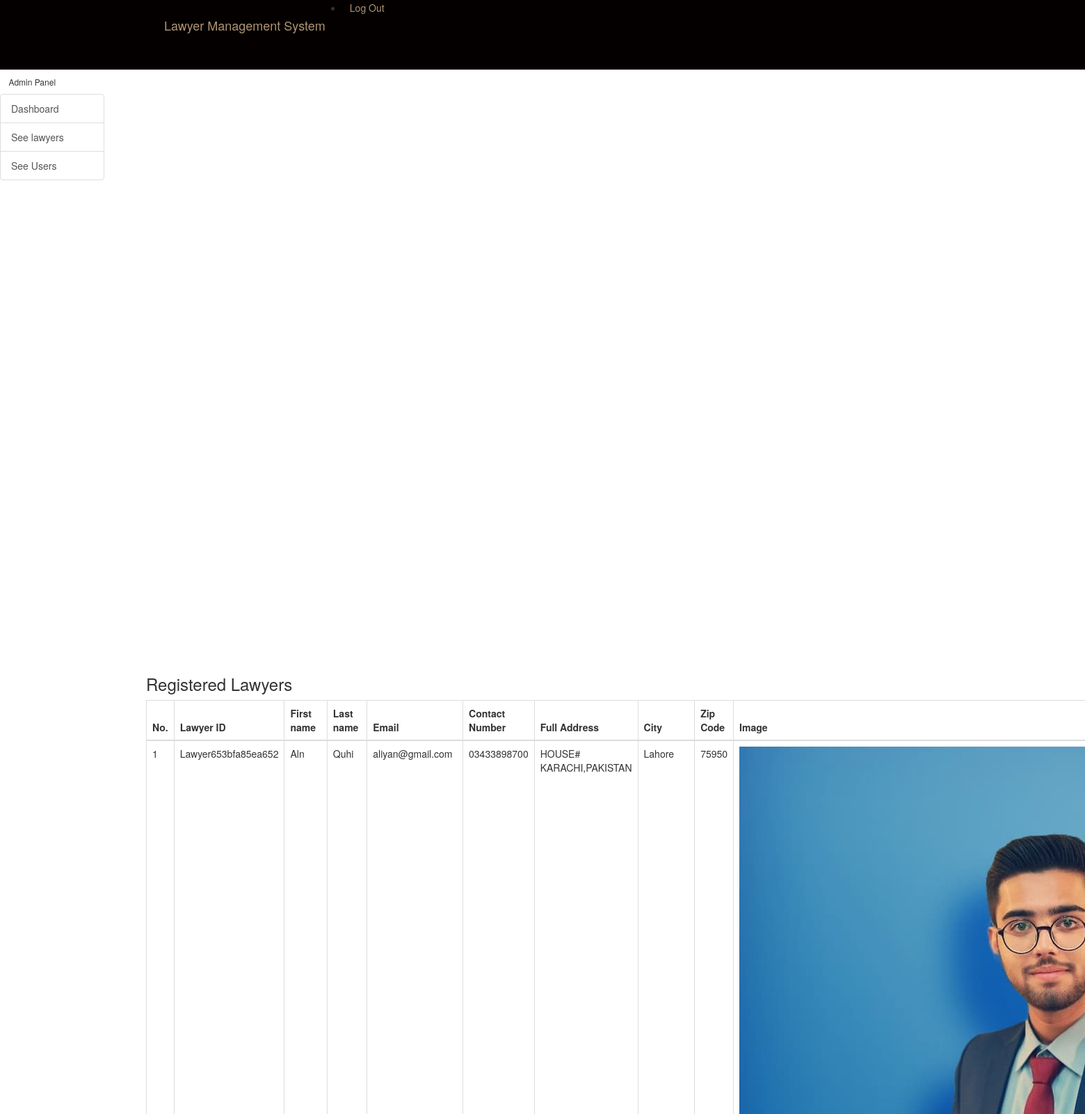
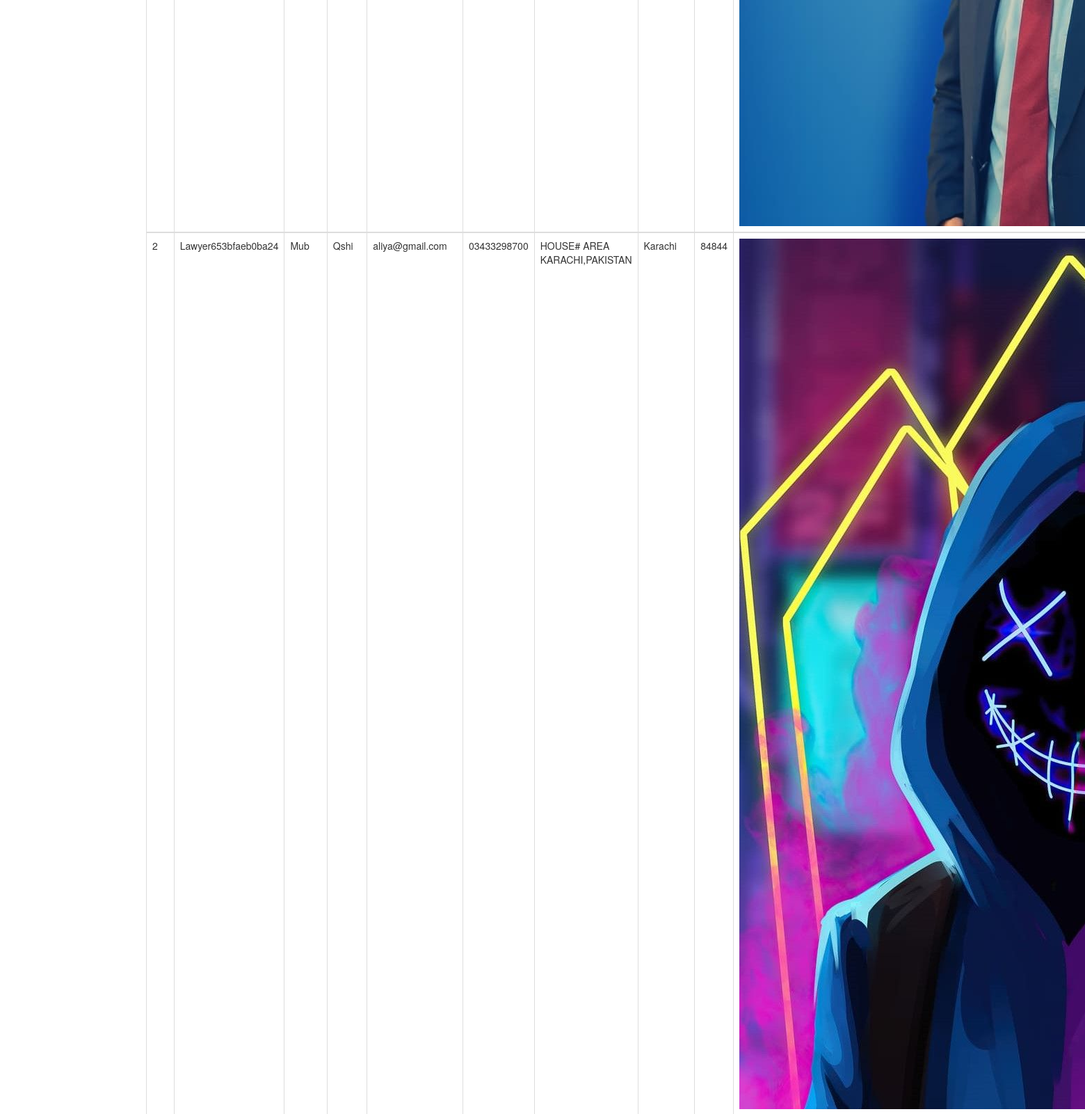
Page /admin_lawyer.php (signed in, upper part) on the committed database (2 pictures, top to bottom).
### tables this page shows
CREATE TABLE `lawyer` (
  `ID` int(11) NOT NULL,
  `lawyer_id` varchar(20) NOT NULL,
  `contact_Number` varchar(15) NOT NULL,
  `university_College` varchar(100) NOT NULL,
  `degree` varchar(100) NOT NULL,
  `passing_year` varchar(100) NOT NULL,
  `full_address` varchar(200) NOT NULL,
  `city` varchar(50) NOT NULL,
  `zip_code` varchar(50) NOT NULL,
  `practise_Length` varchar(100) NOT NULL,
  `case_handle` varchar(500) NOT NULL,
  `speciality` varchar(100) NOT NULL,
  `image` varchar(150) NOT NULL
);

CREATE TABLE `user` (
  `u_id` varchar(20) NOT NULL,
  `first_Name` varchar(100) NOT NULL,
  `last_Name` varchar(100) NOT NULL,
  `email` varchar(100) NOT NULL,
  `password` varchar(100) NOT NULL,
  `status` varchar(100) NOT NULL,
  `role` varchar(100) NOT NULL
);

### admin_lawyer.php (the view, shortened to what this page needs)
<?php
	if($_SESSION['login']==TRUE AND $_SESSION['status']=='Active'){
	?>
	<!doctype html>
	<html lang="en">
		<head>
			<link rel="stylesheet" href="https://use.fontawesome.com/releases/v5.8.1/css/all.css">
			<link rel="stylesheet" href="css/all.css">
			<link rel="stylesheet" href="css/simple-sidebar.css">
			<link rel="stylesheet" href="css/bootstrap.css">
			<link rel="stylesheet" href="css/style.css">
			<link rel="stylesheet" href="css/media.css">
		</head>
		<body>
			<header class="customnav bg-success">
				<div class="container">
					<div class="row">
						<div class="col-md-12">
							<nav class="navbar navbar-expand-lg ">
								<a class="navbar-brand cus-a" href="#">Lawyer Management System</a>
								<div class="collapse navbar-collapse" id="navbarSupportedContent">
									<ul class="navbar-nav ml-auto ">
										<li class="">
											<a class="nav-link cus-a" href="logout.php">Log Out</a>
										</li>
									</ul>
								</div>
							</nav>
						</div>
					</div>
				</div>
			</header>
			<body>
				<div class="d-flex" id="wrapper">
					<div class="bg-light border-right" id="sidebar-wrapper">
						<div class="sidebar-heading">Admin Panel</div>
						<div class="list-group list-group-flush">
							<a href="admin_dashboard.php" class="list-group-item list-group-item-action bg-light">Dashboard</a>
							<a href="admin_lawyer.php" class="list-group-item list-group-item-action bg-light">See lawyers</a>
							<a href="admin_user.php" class="list-group-item list-group-item-action bg-light">See Users</a>
						</div>
					</div>
					<section class="bookingrqst">
						<div class="container">
							<div class="span7">
								<div class="widget stacked widget-table action-table">
									<div class="widget-header">
										<h3>Registered Lawyers</h3>
									</div>
									<div class="widget-content">
										<table class="table  table-bordered  table-primary table-responsive">
											<thead>
												<tr>
													<th>No.</th>
													<th>Lawyer ID</th>
													<th>First name</th>
													<th>Last name</th>
													<th>Email</th>
													<th>Contact Number</th>
													<th>Full Address</th>
													<th>City</th>
													<th>Zip Code</th>
													<th>Image</th>
												</tr>
											</thead>
											<?php
												$conn = connect();
												$result = mysqli_query($conn,"SELECT * FROM user INNER JOIN lawyer on user.u_id=lawyer.lawyer_id");
												$counter = 0;
												while($row = mysqli_fetch_array($result)) {
												?>
												<tbody id="myTable">
													<tr>
														<td><?php echo ++$counter ;?></td>
														<td><?php echo $row["u_id"]; ?></td>
														<td><?php echo $row["first_Name"]; ?></td>
														<td><?php echo $row["last_Name"]; ?></td>
														<td><?php echo $row["email"]; ?></td>
														<td><?php echo $row["contact_Number"]; ?></td>
														<td><?php echo $row["full_address"]; ?></td>
														<td><?php echo $row["city"]; ?></td>
														<td><?php echo $row["zip_code"]; ?></td>
														<td><img src="images/upload/<?php echo $row["image"]; ?>" class="img-fluid " alt="<?php echo $row["image"]; ?>"></td>
													</tr>
													<?php
													}
												?>
											</table>
										</div>
									</div>
								</div>
							</div>
						</section>
					</div>
					</body>
					</body>
					</html>
					<?php
					}else
					header('location:login.php?deactivate');
					?>

### css/simple-sidebar.css (style rules this page uses)
body { overflow-x: hidden; }
#sidebar-wrapper { min-height: 100vh; margin-left: -15rem; -webkit-transition: margin .25s ease-out; -moz-transition: margin .25s ease-out; -o-transition: margin .25s ease-out; transition: margin .25s ease-out; }
#sidebar-wrapper .sidebar-heading { padding: 0.875rem 1.25rem; font-size: 1.2rem; }
#sidebar-wrapper .list-group { width: 15rem; }
@media (min-width: 768px) { #sidebar-wrapper { margin-left: 0; } }

### css/style.css (style rules this page uses)
* { margin: 0; padding: 0; }
html { height: 100% !important; }
body { display: flex !important; min-height: 100% !important; flex-direction: column; }
.customnav { background-color: #040000; height: 100px; }
.customnav a { margin: 10px 10px; }
.cus-a { color: #af9473 ; }
.bookingrqst { margin: 50px; }

### rows in the picture
lawyer: lawyer.u_id "Lawyer653bfa85ea652", lawyer.first_Name "Aln", lawyer.last_Name "Quhi", lawyer.email "aliyan@gmail.com", contact_Number "03433898700", full_address "HOUSE# KARACHI,PAKISTAN", city "Lahore", zip_code "75950", image (picture)
lawyer: lawyer.u_id "Lawyer653bfaeb0ba24", lawyer.first_Name "Mub", lawyer.last_Name "Qshi", lawyer.email "aliya@gmail.com", contact_Number "03433298700", full_address "HOUSE# AREA KARACHI,PAKISTAN", city "Karachi", zip_code "84844", image (picture)
